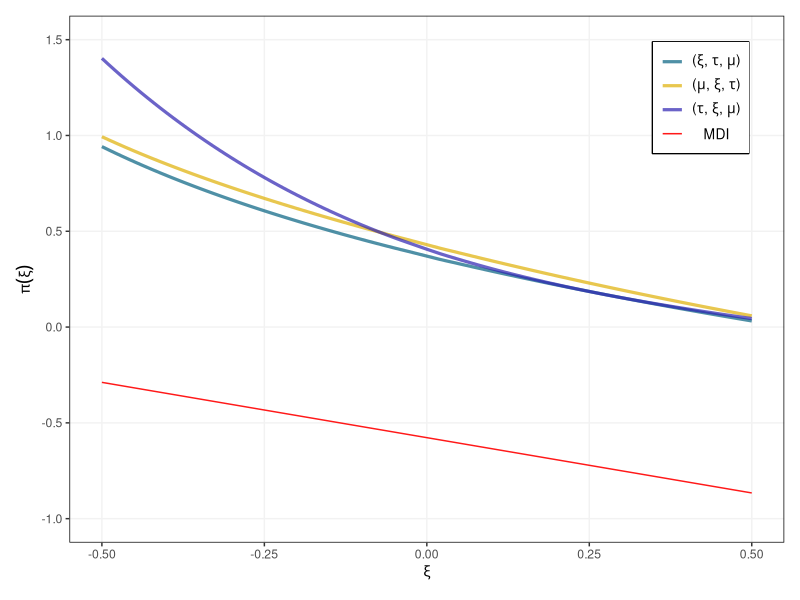

Generate this figure with R:
zeta <- 1.20205
gam <- -digamma(1)

dev2 <- gam^2+pi^2/6
dev3 <- -gam^3-3*gam*pi^2/6-2*zeta
dev4 <- gam^4+6*gam^2*pi^2/6+8*gam*zeta+27*pi^4/(90*2)


##-------------------------------------------------------
##-------------------- Beta Prior -----------------------
##-------------------------------------------------------

beta_prior<-function(xi){
  if(xi>=0.5) return(-Inf)
  if(xi<=-0.5) return(-Inf)
  log((0.5+xi)^{5}*(0.5-xi)^{8}/beta(6,9))
  }
# curve(beta_prior, from=-0.5, to=0.5)



##-------------------------------------------------------
##------------------- (xi,tau,mu) -----------------------
##-------------------------------------------------------
H11<- function(xi){
  if(xi==-1/2) return(log(sqrt(2*pi^2/3)))
  if(xi==0) return(log(sqrt(11*pi^4/360-6*zeta^2/pi^2)))
  
  p<- (1+xi)^2*gamma(2*xi+1)
  q<- gamma(2+xi)*(digamma(1+xi)+1/xi+1)
  s<-1-0.5772157+1/xi
  # r<-q-p/xi
  tmp <- (pi^2/6)-(q-s*gamma(xi+2))^2/(p-gamma(xi+2)^2)
  h11<-sqrt(tmp)/abs(xi)
  return(log(h11))
}
x <- c(seq(-0.4999,-0.03,by=0.001),0,seq(0.025,10,by=0.001))
H11 <- Vectorize(H11)
h_approx<-approxfun(x=c(-0.5,x),y=c(H11(-0.5),H11(x)))
h11<-function(xi) {
  if(xi< -0.5) return(-Inf)
  else if(xi <10) return(h_approx(xi))
  else return(H11(xi))}
h11 <- Vectorize(h11)
# curve(h11, from=-0.3, to=0.3)
# curve(h11, from=-0.5, to=10)



##-------------------------------------------------------
##------------------- (mu,xi,tau) -----------------------
##-------------------------------------------------------
H22_1 <- function(xi){
  if(xi==-1/2) return(log(sqrt(2*pi^2/3+4*(1-gam)^2)))
  if(xi==0) return(log(sqrt(dev2+dev3+dev4/4-(-gam+3*dev2/2+dev3/2)^2/((1-gam)^2+pi^2/6))))
  p<- (1+xi)^2*gamma(2*xi+1)
  q<- gamma(2+xi)*(digamma(1+xi)+1/xi+1)
  s<-1-0.5772157+1/xi
  # r<-q-p/xi
  tmp <- (pi^2/6)+(1-0.5772157)^2-(gamma(2+xi)/xi-q+1-0.5772157)^2/(1+p-2*gamma(xi+2))
  h22<-sqrt(tmp)/abs(xi)
  return(log(h22))
}
x <- c(seq(-0.4999,-0.03,by=0.001),0,seq(0.025,10,by=0.001))
H22_1 <- Vectorize(H22_1)
h_approx1<-approxfun(x=c(-0.5,x),y=c(H22_1(-0.5),H22_1(x)))
h22_1<-function(xi){
  if(xi< -0.5) return(-Inf)
  else if(xi <10) return(h_approx1(xi))
  else return(H22_1(xi))}
h22_1 <- Vectorize(h22_1)
# curve(h22_1, from=-0.3, to=0.3)
# curve(h22_1, from=-0.5, to=10,ylim=c(-2,2))



##-------------------------------------------------------
##------------------- (tau,xi,mu) -----------------------
##-------------------------------------------------------
H22_2<- function(xi){
  if(xi+1/2<1e-4) return(log(sqrt(2*pi^2/3+4*(1+gam)^2)))
  if(xi==0) return(log(sqrt(pi^2*(1-gam)^2/6+2*(gam-1)*zeta+11*pi^4/360)))
  p<- (1+xi)^2*gamma(2*xi+1)
  q<- gamma(2+xi)*(digamma(1+xi)+1/xi+1)
  s<-1-0.5772157+1/xi
  # r<-q-p/xi
  tmp <- (pi^2/6)+s^2-q^2/p
  h22<-sqrt(tmp)/abs(xi)
  return(log(h22))
}
x <- c(seq(-0.4999,-0.03,by=0.001),0,seq(0.025,10,by=0.001))
H22_2 <- Vectorize(H22_2)
h_approx2<-approxfun(x=c(-0.5,x),y=c(H22_2(-0.5),H22_2(x)))
h22_2<-function(xi){
  if(xi< -0.5) return(-Inf)
  else if(xi <10) return(h_approx2(xi))
  else return(H22_2(xi))}
h22_2 <- Vectorize(h22_2)
# curve(h22_2, from=-0.3, to=0.3)
# curve(h22_2, from=-0.5, to=10, col='red', add=TRUE)




##-------------------------------------------------------
##----------------------- MDI ---------------------------
##-------------------------------------------------------
MDI<-function(xi){
  if(xi< -0.5) return(-Inf)
  return(-gam*(1+xi))
}
MDI <- Vectorize(MDI)


##-------------------------------------------------------
##------------------- Jefferys split --------------------
##-------------------------------------------------------
jeffreys_split <- function(xi){
  p<- (1+xi)^2*gamma(2*xi+1)
  q<- gamma(2+xi)*(digamma(1+xi)+1/xi+1)
  s<-1-0.5772157+1/xi
  # r<-q-p/xi
  tmp <- p*(1+p-2*gamma(xi+2))*(pi^2/6+s^2-2*q/xi+p/xi^2)
  jef<-sqrt(tmp)/xi^2
  return(log(jef))
}



##-------------------------------------------------------
##------------------- Prior for tau ---------------------
##-------------------------------------------------------
tau_prior <- function(tau){
  if(tau<=0) return(-Inf) else return(-log(tau))
}


##-------------------------------------------------------
##------------------- Prior for mu ---------------------
##-------------------------------------------------------
mu_prior <- function(mu){
  return(0)
}


##----------------------------------------------------------
##------------------- Joint likelihood ---------------------
##----------------------------------------------------------
# For optim()
Lik<-function(par,Y){
  mu<-par[1]; xi<-par[2]; tau<-par[3]
  if(tau<=0) return(NA)
  W <- 1+ (xi)*(Y-mu)/(tau)
  if(any(W<0)) return(NA) else return(-length(Y)*log(tau)-(xi+1)*sum(log(W))/xi-sum(W^{-1/xi}))
}


Lik_beta <- function(par,Y){
  xi<-par[2]; tau<-par[3]
  return(Lik(par,Y)+beta_prior(xi = xi)-log(tau))
}


Lik_h11 <- function(par,Y){
  xi<-par[2]; tau<-par[3]
  return(Lik(par,Y)+h11(xi)-log(tau))
}

Lik_h22_1 <- function(par,Y){
  xi<-par[2]; tau<-par[3]
  return(Lik(par,Y)+h22_1(xi)-log(tau))
}

Lik_h22_2 <- function(par,Y){
  xi<-par[2]; tau<-par[3]
  return(Lik(par,Y)+h22_2(xi)-log(tau))
}

Lik_MDI <- function(par,Y){
  xi<-par[2]; tau<-par[3]
  return(Lik(par,Y)+MDI(xi = xi)-log(tau))
}


# For Metropolis
Lik2<-function(Y,mu,xi,tau){
  if(tau<=0) return(-Inf)
  W <- 1+ (xi)*(Y-mu)/(tau)
  if(xi==0) {
    tmp <- (Y-mu)/tau
    return(-length(Y)*log(tau)-sum(tmp)-sum(exp(-tmp)))}
  if(any(W<0)) return(-Inf) else 
    return(-length(Y)*log(tau)-(xi+1)*sum(log(W))/xi-sum(W^{-1/xi}))
}


##---------------------------------------------------------------------
##------------------- Generate GEV random samples ---------------------
##---------------------------------------------------------------------
revd <- function (n, loc = 0, scale = 1, shape = 0, threshold = 0, type = c("GEV", "GP")) 
{
  type <- match.arg(type)
  type <- tolower(type)
  if (type == "gev") 
    z <- rexp(n)
  else if (type == "gp") {
    z <- runif(n)
    loc <- threshold
  }
  else stop("revd: invalid type argument.")
  out <- numeric(n) + NA
  if (min(scale) < 0) 
    stop("revd: scale parameter(s) must be positively valued.")
  if (length(loc) == 1) 
    loc <- rep(loc, n)
  if (length(scale) == 1) 
    sc <- rep(scale, n)
  else sc <- scale
  if (length(shape) == 1) 
    sh <- rep(shape, n)
  else sh <- shape
  if (length(loc) != n || length(sc) != n || length(sh) != 
      n) 
    stop("revd: parameters must have length equal to 1 or n.")
  id <- sh == 0
  if (any(id)) {
    if (type == "gev") 
      out[id] <- loc[id] - sc[id] * log(z[id])
    else if (type == "gp") 
      out[id] <- loc[id] + rexp(n, rate = 1/sc[id])
  }
  if (any(!id)) 
    out[!id] <- loc[!id] + sc[!id] * (z[!id]^(-sh[!id]) - 
                                        1)/sh[!id]
  return(out)
}



qevd<-function (p, loc = 0, scale = 1, shape = 0, threshold = 0, type = c("GEV", "GP", "PP", 
                    "Gumbel", "Frechet", "Weibull", "Exponential", "Beta", "Pareto"), lower.tail = TRUE) 
{
  type <- match.arg(type)
  type <- tolower(type)
  if (scale <= 0) 
    stop("qevd: invalid scale argument.  Must be > 0.")
  if (min(p, na.rm = TRUE) <= 0 || max(p, na.rm = TRUE) >= 
      1) 
    stop("qevd: invalid p argument.  Must have 0 < p < 1.")
  if (length(loc) > 1 || length(scale) > 1 || length(shape) > 
      1) 
    stop("qevd: invalid parameter arguments.  Each must have length 1 only.")
  if (type == "pp") 
    scale <- scale + shape * (threshold - loc)
  if (is.element(type, c("gev", "gumbel", "frechet", "weibull"))) {
    if (!lower.tail) 
      p <- 1 - p
    if (shape == 0 || type == "gumbel") 
      q <- loc - scale * log(-log(p))
    else q <- loc + scale * ((-log(p))^(-shape) - 1)/shape
  }
  else if (is.element(type, c("pp", "gp", "beta", "exponential", 
                              "pareto"))) {
    if (lower.tail) 
      p <- 1 - p
    if (shape == 0 || type == "exponential") 
      q <- threshold - scale * log(p)
    else q <- threshold + scale * (p^(-shape) - 1)/shape
  }
  else stop("qevd: invalid type argument.")
  return(q)
}


##-----------------------------------------------------------------
##------------------- Priors in the same plot ---------------------
##-----------------------------------------------------------------
library(ggplot2)
prior_plot<-ggplot(data.frame(xi=c(-0.5, 0.5)), aes(xi)) + 
  stat_function(fun=h11, aes(color ='line1'),alpha=0.7, size=1.1) +
  stat_function(fun=h22_1, aes(color ='line2'),alpha=0.7, size=1.1)+
  stat_function(fun=h22_2, aes(color ='line3'),alpha=0.7, size=1.1)+
  stat_function(fun=MDI,  aes(color ='line4'),alpha=0.9) +
  xlab(expression(xi))+ylab(expression(pi(xi)))+
  coord_cartesian(xlim=c(-0.5, 0.5),ylim=c(-1,1.5)) +
  # scale_y_continuous(breaks=c(0,1,sqrt(h22),2,sqrt(h22_1),3,4),labels = c(0,1,'',2,'',3,4)) +
  # scale_x_continuous(breaks =c(-0.5,0,2.5,5,7.5,10),labels = c(-0.5,'  0',2.5,5,7.5,10)) +
  scale_colour_manual("Lgend title", values = c("line1"='#036180', 'line2'='#deaf04','line3'='#2c20b0','line4'='red'),
                      labels=c(expression(paste("(",xi,', ',tau,', ', mu,')')),
                               expression(paste("(",mu,', ',xi,', ', tau,')')),
                               expression(paste("(",tau,', ',xi,', ', mu,')')),
                               'MDI')) +
  theme(panel.background = element_rect(fill = NA), panel.border = element_rect(colour = "black", fill=NA),
        panel.grid.major.x = element_line(colour = "grey95"),
        panel.grid.major.y = element_line(colour = "grey95"),
        legend.position = c(0.95,0.95), legend.justification = c("right","top"), legend.title=element_blank(), 
        legend.text=element_text(size=10), legend.spacing.x = unit(0.2,'cm'),
        legend.box.background = element_rect(colour = "black",size=0.7),
        legend.text.align=0.5,
        plot.margin = margin(0.4, 0.4, 0.4, 0.4, "cm"))
